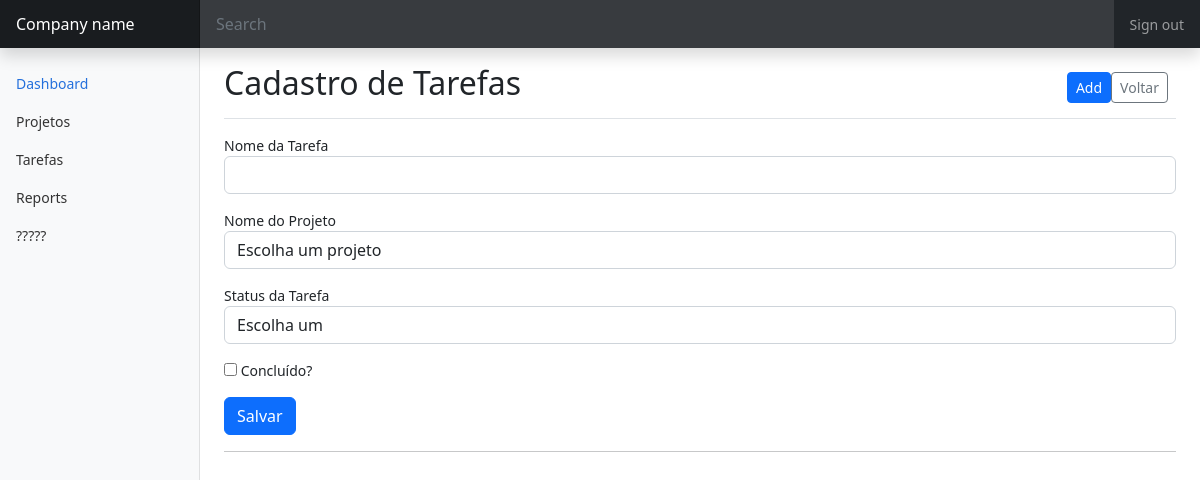
Before: /tasks/edit/5 with the older database file.
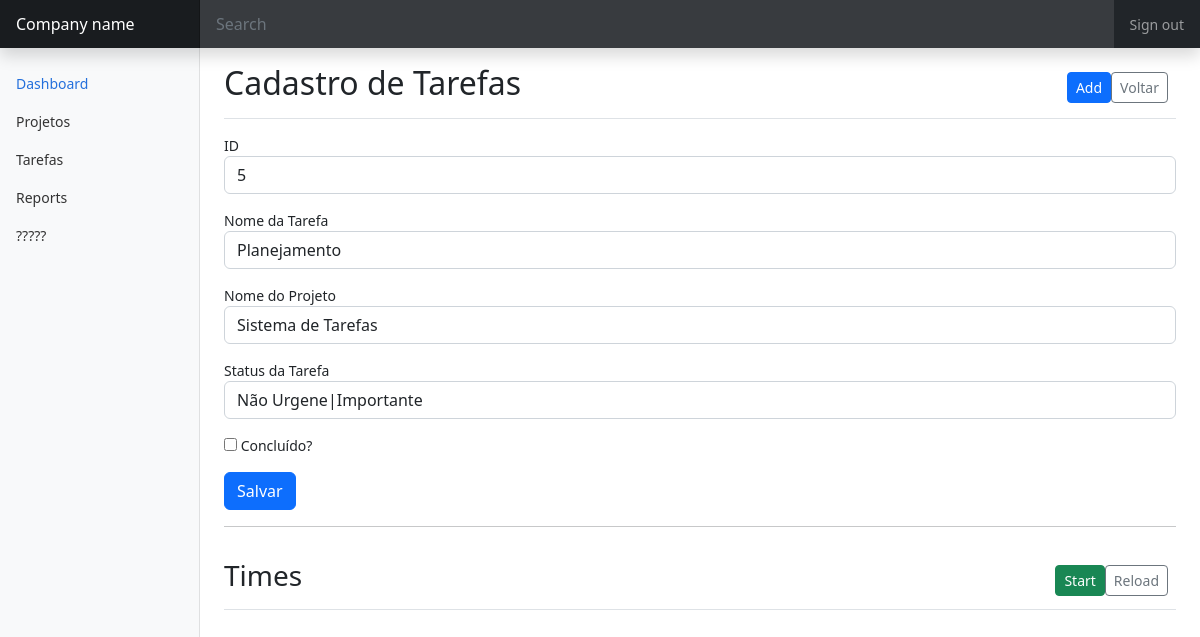
After: the same page with the newer database file.
### projetos/models.py (models this page shows, shortened)
class Task(db.Model):
    nivel_task_colors = {1:"bg-success", 2:"bg-warning", 3: "#ff7c00", 4: "bg-danger" }
    nivel_task = { 1:"Não Urgene/Importante", 2:"Urgente/Importante", 3: "Urgente/Não Importante", 4: "Não Urgente/Não Importante" }
    id = db.Column(db.Integer, primary_key=True)
    task_name = db.Column(db.String(80), nullable=False)
    nivel = db.Column(db.Integer, nullable=False)
    concluido = db.Column(db.Boolean)
    project_id = db.Column(db.Integer, db.ForeignKey('project.id'),
        nullable=False)
    times = db.relationship('TaskTime', backref='task', lazy=True)

### projetos/vw_tasks.py (the view)
@bp.route("/tasks/edit/<int:id>", methods=("GET", ))
def edit(id):
    record = Task.query.filter_by(id=id).first()
    projects = Project.query.all()
    return render_template("projetos/tarefas/form.html", record=record, projects=projects)

### templates/projetos/tarefas/form.html (shortened to what this page needs)
{% extends 'layout.html' %}
{% block content %}
  <main class="col-md-9 ms-sm-auto col-lg-10 px-md-4">
    <div class="d-flex justify-content-between flex-wrap flex-md-nowrap align-items-center pt-3 pb-2 mb-3 border-bottom">
      <h1 class="h2">Cadastro de Tarefas</h1>
      <div class="btn-toolbar mb-2 mb-md-0">
        <a href="{{ url_for("task.add") }}" class="btn btn-sm btn-primary">Add</a>
        <div class="btn-group me-2">
          <a href="{{ url_for("task.index") }}" class="btn btn-sm btn-outline-secondary">Voltar</a>
        </div>
      </div>
    </div>
    <form method="post" enctype="multipart/form-data">
        {% if record %}
        <div class="mb-3">
            <label>ID</label>
            <input type="text" name="id" value="{{ record.id }}" required readonly class="form-control" />
        </div>
        {% endif %}
        <div class="mb-3">
            <label>Nome da Tarefa</label>
            <input type="text" name="task_name" required class="form-control"
              value="{{ record.task_name if record else "" }}" />
        </div>
        <div class="mb-3">
            <label>Nome do Projeto</label>
            <select name="project_id" required class="form-control">
                <option value="">Escolha um projeto</option>
                {% for p in projects %}
                <option value="{{ p.id }}" {{ "selected=''" if record and record.project_id==p.id else "" }}>{{ p.project_name }}</option>
                {% endfor %}
            </select>
        </div>
        <div class="mb-3">
            <label>Status da Tarefa</label>
            <select name="nivel" required class="form-control">
                <option value="">Escolha um</option>
                {% for k,v in {1:"Urgente|Importante", 2: "Urgente|Não Importante", 3:"Não Urgene|Importante" }.items() %}
                <option value="{{ k }}" {{ "selected=''" if record and record.nivel==k else "" }}>{{ v }}</option>
                {% endfor %}
            </select>
        </div>
        <div class="mb-3">
            <label>
                <input type="checkbox" name="concluido" {{ "checked=''" if record and record.concluido==True else "" }}/>
                Concluído?</label>
        </div>
        <div class="mb-3">
            <button type="submit" class="btn btn-primary">Salvar</button>
        </div>
    </form>
    <hr>
    {% if record %}
    <div class="d-flex justify-content-between flex-wrap flex-md-nowrap align-items-center pt-3 pb-2 mb-3 border-bottom">
      <h3>Times</h3>
      <div class="btn-toolbar mb-2 mb-md-0">
        <a href="{{ url_for("time.start", task_id=record.id if record else 0) }}" {{"disabled" if open_task else ""}}" class="btn btn-sm btn-success">Start</a>
        <div class="btn-group me-2">
          <a href="{{ url_for("index") }}" class="btn btn-sm btn-outline-secondary">Reload</a>
        </div>
      </div>
    </div>
    {% endif %}
  </main>
  {% endblock %}

Changed rows visible on the page:
added Task: id "5", task_name "Planejamento"
Other visible differences:
form field project_id: "Escolha um projeto" → "Sistema de Tarefas"
form field nivel: "Escolha um" → "Não Urgene|Importante"
text now shown: "ID Times Start Reload"
